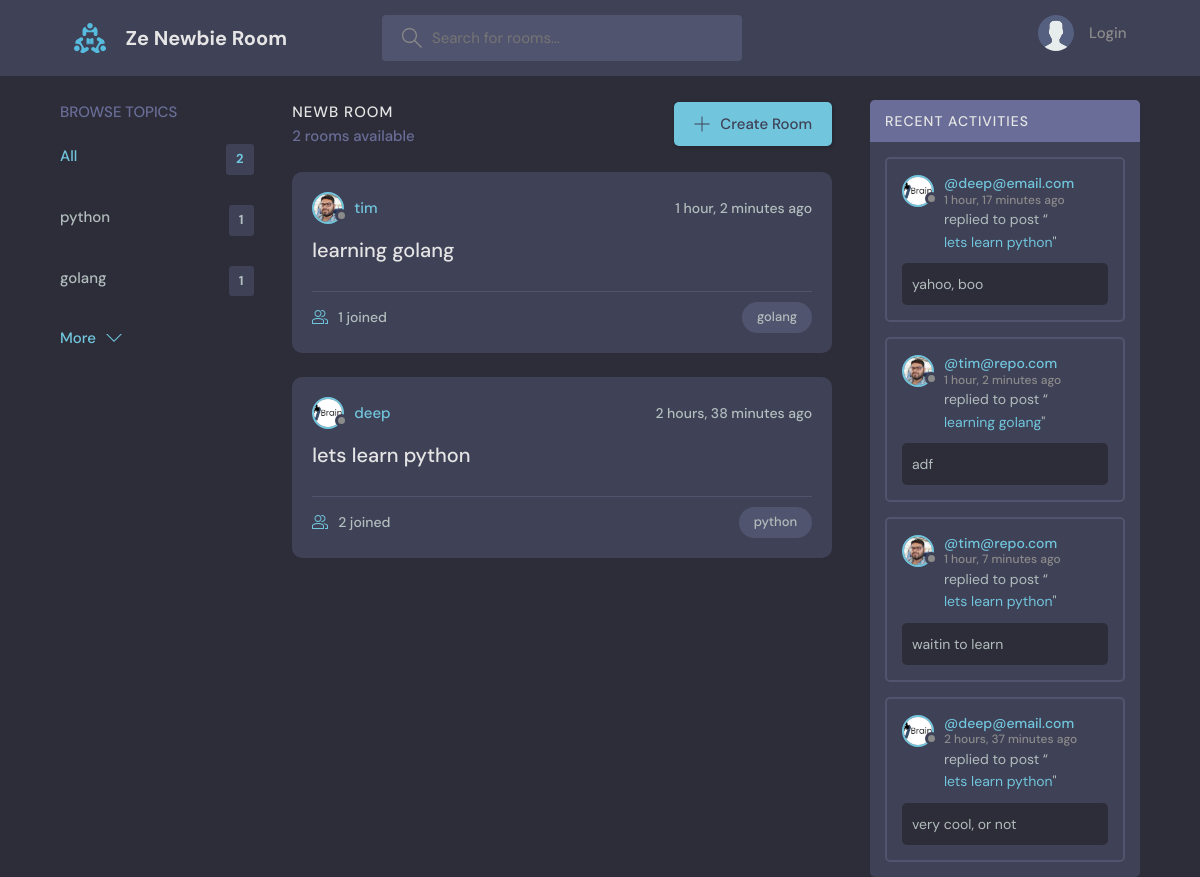
The page / on the database its author committed.
### base/models.py (models this page shows, shortened)
class Topic(models.Model):
    name = models.CharField(max_length=200)

class Room(models.Model): #id created by default
    host = models.ForeignKey(User, on_delete=models.SET_NULL, null = True)
    topic = models.ForeignKey(Topic, on_delete=models.SET_NULL, null = True) #Room can have only one topic
    name = models.CharField(max_length = 200)
    description = models.TextField(null = True, blank = True) #cannot be blank when set to false
    participants = models.ManyToManyField(User, related_name='participants', blank=True) #User already used in host, so related_name is used
    updated = models.DateTimeField(auto_now = True)
    created = models.DateTimeField(auto_now_add = True)
    class Meta: #order by which data is displayed
        ordering = ['-updated', '-created']
    def __str__(self):
        return self.name

class User(AbstractUser):
    name = models.CharField(max_length=200, null=True)
    email = models.EmailField(unique=True, null = True)
    bio= models.TextField(null=True)
    avatar = models.ImageField(null=True, default="avatar.svg")
    USERNAME_FIELD = 'email'
    REQUIRED_FIELDS = []

class Message(models.Model):
    user = models.ForeignKey(User, on_delete=models.CASCADE)
    room = models.ForeignKey(Room, on_delete=models.CASCADE) #SET_NULL to preserve room on parent deletion
    body = models.TextField() #put empty to force entry data
    updated = models.DateTimeField(auto_now = True)
    created = models.DateTimeField(auto_now_add = True)
    class Meta: #order by which data is displayed
        ordering = ['-updated', '-created']

### base/views.py (the view)
# urls.py: path('', views.home, name='home'),
def home(request):
    q = request.GET.get('q') if request.GET.get('q') != None else '' #returning all at empty
    rooms = Room.objects.filter(
        Q(topic__name__icontains = q) |
        Q(name__icontains=q) |
        Q(description__icontains = q)
        )
    topics = Topic.objects.all()[0:3]
    room_count = rooms.count() #works faster than len
    room_messages = Message.objects.filter(Q(room__topic__name__icontains = q)) #.order_by('-created')
    context = {'rooms': rooms, 'topics': topics,
                'room_count': room_count, 'room_messages':room_messages}
    return render(request, 'base/home.html', context)

### base/templates/base/home.html (shortened to what this page needs)
{% extends 'main.html' %}
{% block content %}
    <main class="layout layout--3">
      <div class="container">
        {% include 'base/topics_component.html'%}
        <div class="roomList">
          <div class="roomList__header">
            <div>
              <h2>Newb Room</h2>
              <p>{{room_count}} rooms available</p>
            </div>
            <a class="btn btn--main" href="{%url 'create-room'%}">
              <svg version="1.1" xmlns="http://www.w3.org/2000/svg" width="32" height="32" viewBox="0 0 32 32">
                <title>add</title>
                <path
                  d="M16.943 0.943h-1.885v14.115h-14.115v1.885h14.115v14.115h1.885v-14.115h14.115v-1.885h-14.115v-14.115z"
                ></path>
              </svg>
              Create Room
            </a>
          </div>
          {% include 'base/feed_component.html' %}
        </div>
        {% include 'base/activity_component.html'%}
      </div>
    </main>
{% endblock %}

### base/templates/base/topics_component.html
    <div class="topics">
        <div class="topics__header">
          <h2>Browse Topics</h2>
        </div>
        <ul class="topics__list">
          <li>
            <a href="{%url 'home'%}" class="active">All <span>{{topics.count}}</span></a>
          </li>
          {% for topic in topics %}
          <li>
            <a href="{%url 'home' %}?q={{topic.name}}">{{topic.name}}<span>{{topic.room_set.all.count}}</span></a>
          </li>
          {% endfor %}
        </ul>
        <a class="btn btn--link" href="{% url 'topics' %}">
          More
          <svg version="1.1" xmlns="http://www.w3.org/2000/svg" width="32" height="32" viewBox="0 0 32 32">
            <title>chevron-down</title>
            <path d="M16 21l-13-13h-3l16 16 16-16h-3l-13 13z"></path>
          </svg>
        </a>
      </div>

### base/templates/base/feed_component.html (shortened to what this page needs)
    {%for room in rooms%}
<div class="roomListRoom">
    <div class="roomListRoom__header">
      <a href="{%url 'user-profile' room.host.id%}" class="roomListRoom__author">
        <div class="avatar avatar--small">
          <img src="{{room.host.avatar.url}}" />
        </div>
        <span>{{room.host.username}}</span>
      </a>
      <div class="roomListRoom__actions">
        <span>{{room.created|timesince}} ago</span>
      </div>
    </div>
    <div class="roomListRoom__content">
      <a href="{% url 'room' room.id %}">{{room.name}}</a>
    </div>
    <div class="roomListRoom__meta">
      <a href="{% url 'room' room.id %}" class="roomListRoom__joined">
        {{room.participants.all.count}} joined
      </a>
      <p class="roomListRoom__topic">{{room.topic.name}}</p>
    </div>
  </div>
  {%endfor%}

### base/templates/base/activity_component.html (shortened to what this page needs)
<div class="activities">
    <div class="activities__header">
      <h2>Recent Activities</h2>
    </div>
    {%for message in room_messages%}
    <div class="activities__box">
      <div class="activities__boxHeader roomListRoom__header">
        <a href="{% url 'user-profile' message.user.id%}" class="roomListRoom__author">
          <div class="avatar avatar--small">
            <img src="{{message.user.avatar.url}}" />
          </div>
          <p>
            @{{message.user}}
            <span>{{message.created|timesince}} ago</span>
          </p>
        </a>
      </div>
      <div class="activities__boxContent">
        <p>replied to post “<a href="{% url 'room' message.room.id%}">{{message.room}}</a>"</p>
        <div class="activities__boxRoomContent">
            {{message.body}}
        </div>
      </div>
    </div>
    {% endfor %}
  </div>

### rows shown on the page
Topic: name "python", room_set.all.count "1"
Topic: name "golang", room_set.all.count "1"
Room: host.avatar (picture), host.username "tim", created "1 hour, 2 minutes", name "learning golang", participants.all.count "1", topic.name "golang"
Room: host.avatar (picture), host.username "deep", created "2 hours, 38 minutes", name "lets learn python", participants.all.count "2", topic.name "python"
Message: user.avatar (picture), user "deep@email.com", created "1 hour, 17 minutes", room "lets learn python", body "yahoo, boo"
Message: user.avatar (picture), user "tim@repo.com", created "1 hour, 2 minutes", room "learning golang", body "adf"
Message: user.avatar (picture), user "tim@repo.com", created "1 hour, 7 minutes", room "lets learn python", body "waitin to learn"
Message: user.avatar (picture), user "deep@email.com", created "2 hours, 37 minutes", room "lets learn python", body "very cool, or not"

### other values the page prints
{{ topics.count }} "2"
{{ room_count }} "2"
